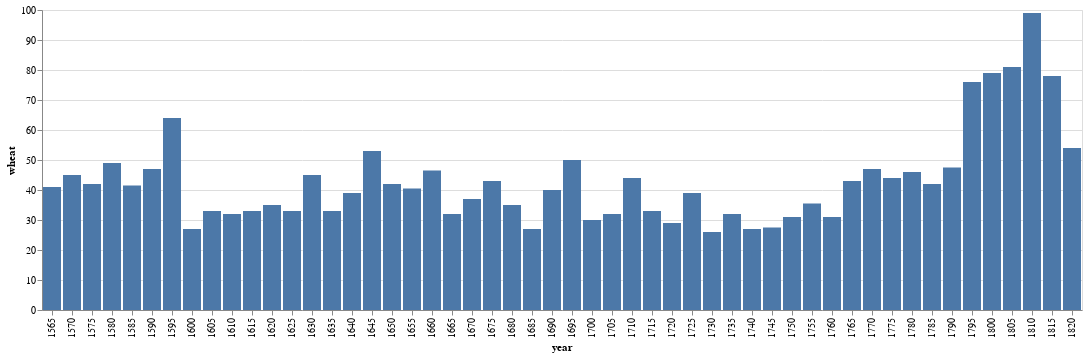

Notebook code for this chart:
### Code cell
import altair as alt
from vega_datasets import data
#source = data.wheat()

alt.Chart(source).mark_bar().encode(
    x='year:O',
    y="wheat:Q",
    # The highlight will be set on the result of a conditional statement
)

### Figure 1 — Vega-Lite specification as saved in the notebook (floating-point values rounded to 4 significant figures)
{"config": {"view": {"continuousWidth": 400, "continuousHeight": 300}}, "data": {"name": "data-76d1ce26ea5761007c35827e1564d86c"}, "mark": "bar", "encoding": {"x": {"type": "ordinal", "field": "year"}, "y": {"type": "quantitative", "field": "wheat"}}, "$schema": "https://vega.github.io/schema/vega-lite/v4.8.1.json", "datasets": {"data-76d1ce26ea5761007c35827e1564d86c": [{"year": 1565, "wheat": 41.0, "wages": 5.0}, {"year": 1570, "wheat": 45.0, "wages": 5.05}, {"year": 1575, "wheat": 42.0, "wages": 5.08}, {"year": 1580, "wheat": 49.0, "wages": 5.12}, {"year": 1585, "wheat": 41.5, "wages": 5.15}, {"year": 1590, "wheat": 47.0, "wages": 5.25}, {"year": 1595, "wheat": 64.0, "wages": 5.54}, {"year": 1600, "wheat": 27.0, "wages": 5.61}, {"year": 1605, "wheat": 33.0, "wages": 5.69}, {"year": 1610, "wheat": 32.0, "wages": 5.78}, {"year": 1615, "wheat": 33.0, "wages": 5.94}, {"year": 1620, "wheat": 35.0, "wages": 6.01}, {"year": 1625, "wheat": 33.0, "wages": 6.12}, {"year": 1630, "wheat": 45.0, "wages": 6.22}, {"year": 1635, "wheat": 33.0, "wages": 6.3}, {"year": 1640, "wheat": 39.0, "wages": 6.37}, {"year": 1645, "wheat": 53.0, "wages": 6.45}, {"year": 1650, "wheat": 42.0, "wages": 6.5}, {"year": 1655, "wheat": 40.5, "wages": 6.6}, {"year": 1660, "wheat": 46.5, "wages": 6.75}, {"year": 1665, "wheat": 32.0, "wages": 6.8}, {"year": 1670, "wheat": 37.0, "wages": 6.9}, {"year": 1675, "wheat": 43.0, "wages": 7.0}, {"year": 1680, "wheat": 35.0, "wages": 7.3}, {"year": 1685, "wheat": 27.0, "wages": 7.6}, {"year": 1690, "wheat": 40.0, "wages": 8.0}, {"year": 1695, "wheat": 50.0, "wages": 8.5}, {"year": 1700, "wheat": 30.0, "wages": 9.0}, {"year": 1705, "wheat": 32.0, "wages": 10.0}, {"year": 1710, "wheat": 44.0, "wages": 11.0}, {"year": 1715, "wheat": 33.0, "wages": 11.75}, {"year": 1720, "wheat": 29.0, "wages": 12.5}, {"year": 1725, "wheat": 39.0, "wages": 13.0}, {"year": 1730, "wheat": 26.0, "wages": 13.3}, {"year": 1735, "wheat": 32.0, "wages": 13.6}, {"year": 1740, "wheat": 27.0, "wages": 14.0}, {"year": 1745, "wheat": 27.5, "wages": 14.5}, {"year": 1750, "wheat": 31.0, "wages": 15.0}, {"year": 1755, "wheat": 35.5, "wages": 15.7}, {"year": 1760, "wheat": 31.0, "wages": 16.5}, {"year": 1765, "wheat": 43.0, "wages": 17.6}, {"year": 1770, "wheat": 47.0, "wages": 18.5}, {"year": 1775, "wheat": 44.0, "wages": 19.5}, {"year": 1780, "wheat": 46.0, "wages": 21.0}, {"year": 1785, "wheat": 42.0, "wages": 23.0}, {"year": 1790, "wheat": 47.5, "wages": 25.5}, {"year": 1795, "wheat": 76.0, "wages": 27.5}, {"year": 1800, "wheat": 79.0, "wages": 28.5}, {"year": 1805, "wheat": 81.0, "wages": 29.5}, {"year": 1810, "wheat": 99.0, "wages": 30.0}, {"year": 1815, "wheat": 78.0, "wages": null}, {"year": 1820, "wheat": 54.0, "wages": null}]}}
